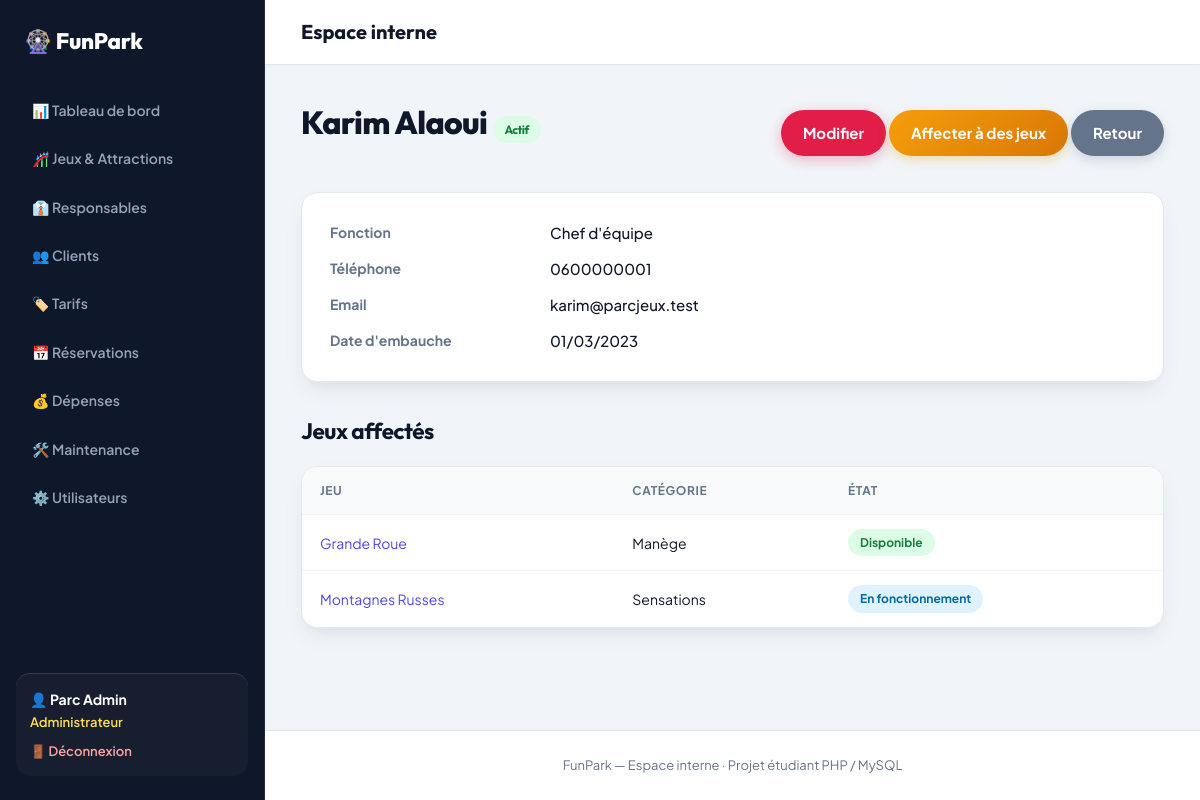
The app's page /index.php?page=responsables&action=detail&id=1 (signed in) with its own data.
### tables this page shows
CREATE TABLE responsable (
  id_responsable INT AUTO_INCREMENT PRIMARY KEY,
  nom VARCHAR(50) NOT NULL,
  prenom VARCHAR(50) NOT NULL,
  telephone VARCHAR(20),
  email VARCHAR(100),
  fonction VARCHAR(80),
  date_embauche DATE,
  statut ENUM('actif','inactif') NOT NULL DEFAULT 'actif'
);

CREATE TABLE jeu (
  id_jeu INT AUTO_INCREMENT PRIMARY KEY,
  nom VARCHAR(80) NOT NULL,
  description TEXT,
  categorie VARCHAR(50) NOT NULL,
  age_minimum INT NOT NULL DEFAULT 0,
  capacite INT NOT NULL,
  duree_session INT NOT NULL,
  tarif DECIMAL(8,2) NOT NULL,
  etat ENUM('disponible','en_fonctionnement','en_maintenance','hors_service','ferme_temporairement') NOT NULL DEFAULT 'disponible',
  date_mise_service DATE,
  actif TINYINT(1) NOT NULL DEFAULT 1,
  id_responsable INT NULL,
  FOREIGN KEY (id_responsable) REFERENCES responsable(id_responsable)
);

### controllers/ResponsableController.php (called while the page is built, shortened)
<?php
class ResponsableController {
    private $pdo, $responsable;
    public function __construct($pdo) {
        $this->responsable = new Responsable($pdo);
    }
    public function actionDetail() {
        $r = $this->responsable->trouver((int)($_GET['id'] ?? 0));
        vue('responsables/detail', ['r' => $r, 'jeux' => $this->responsable->jeuxDe($r['id_responsable'])]);
    }
}

### index.php (called while the page is built, shortened)
<?php
require RACINE . '/config/helpers.php';
$action = $_GET['action'] ?? 'index';
try {
    $controleur = new $nomClasse(getPDO());
    $methode = 'action' . ucfirst($action);
    $controleur->$methode();
} catch (PDOException $e) {
    die("Erreur de base de données : " . e($e->getMessage()));
}

### models/Responsable.php (called while the page is built, shortened)
<?php
class Responsable {
    private $pdo;
    public function __construct($pdo) { $this->pdo = $pdo; }
    public function trouver($id) {
        $req = $this->pdo->prepare("SELECT * FROM responsable WHERE id_responsable = ?");
        $req->execute([$id]);
        return $req->fetch();
    }
    public function jeuxDe($id) {
        $req = $this->pdo->prepare("SELECT * FROM jeu WHERE id_responsable = ? ORDER BY nom");
        $req->execute([$id]);
        return $req->fetchAll();
    }
}

### views/responsables/detail.php (the view, shortened to what this page needs)
<div class="entete"><h1><?= e($r['prenom'] . ' ' . $r['nom']) ?> <?= badge($r['statut']) ?></h1>
    <div>
        <a class="btn" href="<?= e(url('responsables', 'modifier', ['id' => $r['id_responsable']])) ?>">Modifier</a>
        <?php if ($r['statut'] === 'actif'): ?><a class="btn orange" href="<?= e(url('responsables', 'affecter', ['id' => $r['id_responsable']])) ?>">Affecter à des jeux</a><?php endif; ?>
        <a class="btn gris" href="<?= e(url('responsables')) ?>">Retour</a>
    </div></div>
<div class="carte"><dl class="details">
    <dt>Fonction</dt><dd><?= e($r['fonction']) ?></dd>
    <dt>Téléphone</dt><dd><?= e($r['telephone']) ?></dd>
    <dt>Email</dt><dd><?= e($r['email']) ?></dd>
    <dt>Date d'embauche</dt><dd><?= dateFr($r['date_embauche']) ?></dd>
</dl></div>
<h2>Jeux affectés</h2>
<div class="tableau"><table>
    <tr><th>Jeu</th><th>Catégorie</th><th>État</th></tr>
    <?php foreach ($jeux as $j): ?>
    <tr><td><a href="<?= e(url('jeux', 'detail', ['id' => $j['id_jeu']])) ?>"><?= e($j['nom']) ?></a></td><td><?= e($j['categorie']) ?></td><td><?= badge($j['etat']) ?></td></tr>
    <?php endforeach; ?>
</table></div>

### config/helpers.php (shortened to what this page needs)
<?php
function libelle($valeur) {
    $textes = [
        'disponible' => 'Disponible', 'en_fonctionnement' => 'En fonctionnement', 'en_maintenance' => 'En maintenance',
        'hors_service' => 'Hors service', 'ferme_temporairement' => 'Fermé temporairement',
        'admin' => 'Administrateur', 'responsable' => 'Responsable de jeu', 'agent' => 'Agent de vente / accueil',
        'client' => 'Client / visiteur',
        'especes' => 'Espèces', 'carte' => 'Carte', 'paye' => 'Payé', 'en_attente' => 'En attente',
        'confirmee' => 'Confirmée', 'payee' => 'Payée', 'utilisee' => 'Utilisée', 'annulee' => 'Annulée',
        'signalee' => 'Signalée', 'planifiee' => 'Planifiée', 'en_cours' => 'En cours', 'terminee' => 'Terminée',
        'jeu' => 'Lié à un jeu', 'general' => 'Frais généraux',
        'individuel' => 'Individuel', 'famille' => 'Famille', 'groupe' => 'Groupe',
        'actif' => 'Actif', 'inactif' => 'Inactif', 'valide' => 'Valide', 'utilise' => 'Utilisé',
        'billet' => 'Billets', 'reservation' => 'Réservation', 'abonnement' => 'Abonnement', 'autre' => 'Autre',
    ];
    return $textes[$valeur] ?? $valeur;
}
function badge($valeur) {
    return '<span class="badge b-' . e($valeur) . '">' . e(libelle($valeur)) . '</span>';
}
function e($texte) {
    return htmlspecialchars((string)$texte, ENT_QUOTES, 'UTF-8');
}
function dateFr($date) {
    return $date ? date('d/m/Y', strtotime($date)) : '-';
}
function url($page, $action = 'index', $params = []) {
    return 'index.php?' . http_build_query(array_merge(['page' => $page, 'action' => $action], $params));
}
function vue($fichier, $donnees = [], $mode = null) {
    extract($donnees);
    require RACINE . '/views/layout/header.php';
    require RACINE . '/views/layout/navbar.php';
    require RACINE . '/views/' . $fichier . '.php';
    require RACINE . '/views/layout/footer.php';
}

### public/css/style.css (style rules this page uses)
:root { --font-body: 'Plus Jakarta Sans', system-ui, -apple-system, sans-serif; --font-heading: 'Outfit', 'Plus Jakarta Sans', sans-serif; --violet: #4f46e5; --violet-fonce: #0f172a; --violet-back: #1e1b4b; --magenta: #e11d48; --magenta-hover: #be123c; --or: #f59e0b; --or-clair: #fde047; --ciel: #0284c7; --emerald: #10b981; --creme: #f8fafc; --blanc: #ffffff; --texte: #0f172a; --texte-doux: #64748b; --bordure: #e2e8f0; --ombre: 0 10px 25px -5px rgba(15, 23, 42, 0.08), 0 8px 10px -6px rgba(15, 23, 42, 0.04); --ombre-forte: 0 20px 35px -5px rgba(15, 23, 42, 0.14), 0 10px 15px -5px rgba(15, 23, 42, 0.08); --rayon: 16px; --rayon-lg: 24px; --nav-h: 76px; --sidebar-w: 265px; }
*, *::before, *::after { box-sizing: border-box; }
html { scroll-behavior: smooth; width: 100%; min-height: 100%; margin: 0; padding: 0; }
body { width: 100%; min-height: 100%; margin: 0; padding: 0; font-family: var(--font-body); background: var(--creme); color: var(--texte); line-height: 1.6; -webkit-font-smoothing: antialiased; }
h1, h2, h3, h4, h5, h6 { font-family: var(--font-heading); font-weight: 700; letter-spacing: -0.02em; }
a { color: var(--violet); text-decoration: none; transition: all 0.2s ease; }
body.mode-admin { display: flex; flex-direction: row; width: 100%; min-height: 100vh; margin: 0; padding: 0; background: #f1f5f9; }
.mode-admin .entete, .mode-admin .filtres, .mode-admin .tableau, .mode-admin table, .mode-admin .cartes, .mode-admin .deux-colonnes, .mode-admin .carte, .mode-admin .formulaire, .mode-admin .message, .mode-admin .bandeau-info, .mode-admin .grille-jeux, .mode-admin .grille-tarifs, .mode-admin .carte-detail-jeu, .mode-admin .detail-jeu-grille { width: 100% !important; max-width: none !important; box-sizing: border-box; }
h1 { font-size: 2rem; margin: 0 0 20px; color: var(--violet-fonce); font-weight: 800; }
h2 { font-size: 1.4rem; margin: 32px 0 16px; color: var(--violet-fonce); }
.entete { display: flex; justify-content: space-between; align-items: center; flex-wrap: wrap; gap: 16px; margin-bottom: 24px; }
.btn { display: inline-flex; align-items: center; justify-content: center; gap: 8px; background: linear-gradient(135deg, var(--magenta), #e11d48); color: var(--blanc) !important; border: none; padding: 11px 22px; border-radius: 999px; cursor: pointer; font-size: 15px; font-weight: 700; box-shadow: 0 4px 14px rgba(225, 29, 72, 0.3); transition: all 0.2s cubic-bezier(0.16, 1, 0.3, 1); }
.btn.gris { background: #64748b; box-shadow: 0 4px 12px rgba(100, 116, 139, 0.25); }
.btn.orange { background: linear-gradient(135deg, #f59e0b, #d97706); color: var(--blanc); box-shadow: 0 4px 12px rgba(245, 158, 11, 0.3); }
.tableau { overflow-x: auto; background: var(--blanc); border-radius: var(--rayon); box-shadow: var(--ombre); border: 1px solid var(--bordure); }
table { width: 100%; border-collapse: collapse; }
th, td { padding: 14px 18px; text-align: left; border-bottom: 1px solid #f1f5f9; font-size: 14px; vertical-align: middle; }
th { background: #f8fafc; color: var(--texte-doux); font-weight: 700; text-transform: uppercase; font-size: 12px; letter-spacing: 0.05em; }
tr:last-child td { border-bottom: none; }
.badge { display: inline-flex; align-items: center; padding: 4px 12px; border-radius: 999px; font-size: 12px; font-weight: 700; white-space: nowrap; }
.b-disponible, .b-actif, .b-paye, .b-payee, .b-valide, .b-terminee, .b-confirmee { background: #dcfce7; color: #15803d; }
.b-en_fonctionnement, .b-en_cours, .b-planifiee, .b-utilisee, .b-utilise { background: #e0f2fe; color: #0369a1; }
.formulaire, .carte { background: var(--blanc); padding: 28px; border-radius: var(--rayon); box-shadow: var(--ombre); border: 1px solid var(--bordure); }
.details { display: grid; grid-template-columns: 200px 1fr; gap: 12px 20px; margin: 0; }
.details dt { font-weight: 700; color: var(--texte-doux); font-size: 14px; }
.details dd { margin: 0; font-size: 15px; font-weight: 500; }

### records on screen
responsable: prenom+nom "Karim Alaoui", statut "Actif", fonction "Chef d'équipe", telephone "0600000001", email "karim@parcjeux.test", date_embauche "01/03/2023"
jeu: nom "Grande Roue", categorie "Manège", etat "Disponible"
jeu: nom "Montagnes Russes", categorie "Sensations", etat "En fonctionnement"

### other values on screen
$_SESSION['user']['prenom'] . ' ' . $_SESSION['user']['nom'] "Parc Admin"
libelle($role) "Administrateur"
$titrePage "Espace interne"
